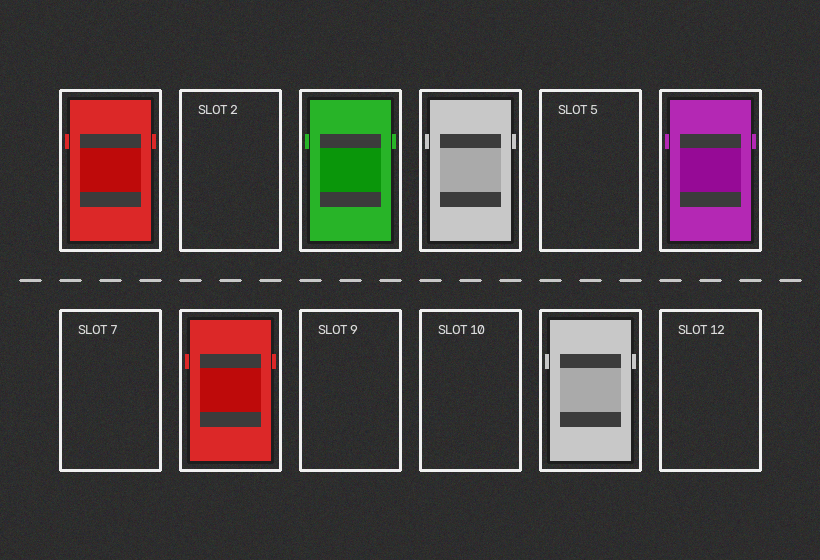
#> input picture Open Ended Practical/samples/sample_parking_lot.png, 820 x 560 px, found by its file name
$ jupyter execute Practical5.ipynb   (shell and % lines are left out)
#> lines starting #> are read from the running program, lines starting #| are printed output that depends on the picture
<a href="https://colab.research.google.com/github/Yash-k10/Machine_vision/blob/main/Practical5.ipynb" target="_parent"></a>

[cell 1]
# Install OpenCV (Run this only in Google Colab)

import cv2
import numpy as np
import matplotlib.pyplot as plt
import pandas as pd
from google.colab import files

# -----------------------------
# Upload Image
# -----------------------------
print("Upload a face image (e.g., student.jpg)")
uploaded = files.upload()
#> the answer given: sample_parking_lot.png

filename = list(uploaded.keys())[0]

# -----------------------------
# Load Image
# -----------------------------
image = cv2.imread(filename)
#> image is the input picture: shape (560, 820, 3); mean B, G, R 61.8, 61.8, 69.5

if image is None:
    print("Error: Image not found.")
    exit()

# -----------------------------
# Load Haar Cascade Classifiers
# -----------------------------
face_cascade = cv2.CascadeClassifier(
    cv2.data.haarcascades + "haarcascade_frontalface_default.xml"
)

eye_cascade = cv2.CascadeClassifier(
    cv2.data.haarcascades + "haarcascade_eye.xml"
)

# -----------------------------
# Create Different Lighting Conditions
# -----------------------------
gray = cv2.cvtColor(image, cv2.COLOR_BGR2GRAY)
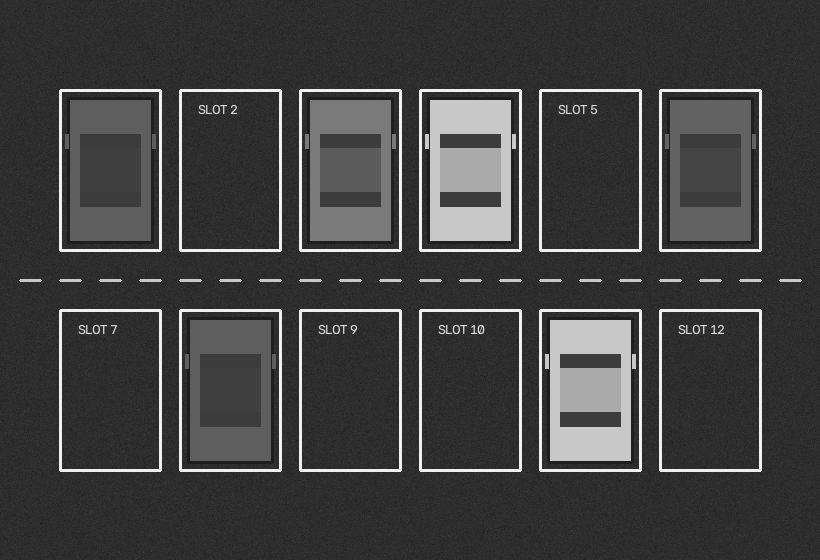
#> gray: shape (560, 820); min 26, max 240, mean 64.1

lighting_images = {
    "Normal": gray,
    "Dark": cv2.convertScaleAbs(gray, alpha=0.6, beta=-40),
    "Bright": cv2.convertScaleAbs(gray, alpha=1.4, beta=40),
    "Very Bright": cv2.convertScaleAbs(gray, alpha=2.0, beta=70)
}

results = []

plt.figure(figsize=(15,10))

for i, (condition, img) in enumerate(lighting_images.items(), 1):

    output = cv2.cvtColor(img, cv2.COLOR_GRAY2BGR)

    faces = face_cascade.detectMultiScale(
        img,
        scaleFactor=1.2,
        minNeighbors=5,
        minSize=(30,30)
    )

    face_count = len(faces)
    eye_count = 0

    for (x, y, w, h) in faces:

        cv2.rectangle(output, (x, y), (x+w, y+h), (255,0,0), 2)

        roi_gray = img[y:y+h, x:x+w]
        roi_color = output[y:y+h, x:x+w]

        eyes = eye_cascade.detectMultiScale(
            roi_gray,
            scaleFactor=1.1,
            minNeighbors=4
        )

        eye_count += len(eyes)

        for (ex, ey, ew, eh) in eyes:
            cv2.rectangle(
                roi_color,
                (ex, ey),
                (ex+ew, ey+eh),
                (0,255,0),
                2
            )

    accuracy = min((face_count/1)*100, 100)

    results.append([
        condition,
        face_count,
        eye_count,
        accuracy
    ])

    plt.subplot(2,2,i)
    plt.imshow(cv2.cvtColor(output, cv2.COLOR_BGR2RGB))
    plt.title(f"{condition}\nFaces:{face_count} Eyes:{eye_count}")
    plt.axis("off")
#> this loop made 4 passes
#> condition on passes 1 to 4: 'Normal', 'Dark', 'Bright', 'Very Bright'
#> pass 2, `output = cv2.cvtColor(img, cv2.COLOR_GRAY2BGR)`:
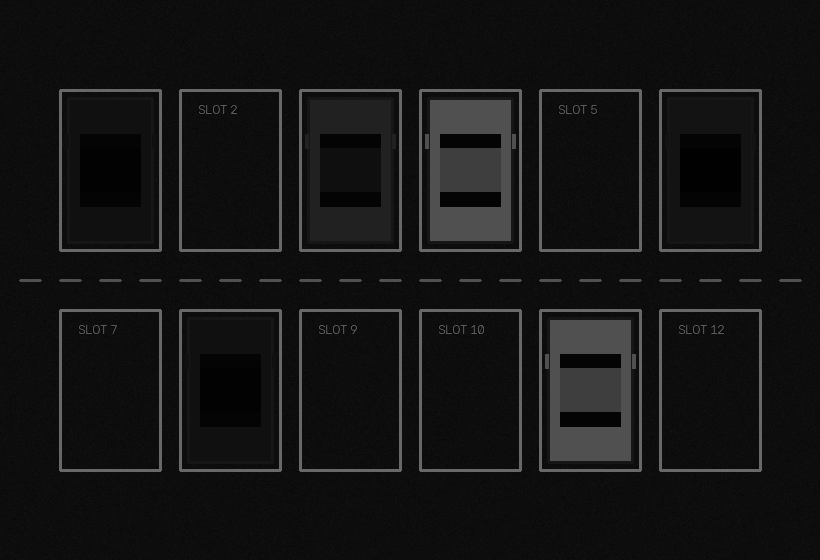
#> output: shape (560, 820, 3); min 0, max 104, mean 19.9
#> pass 3, `output = cv2.cvtColor(img, cv2.COLOR_GRAY2BGR)`:
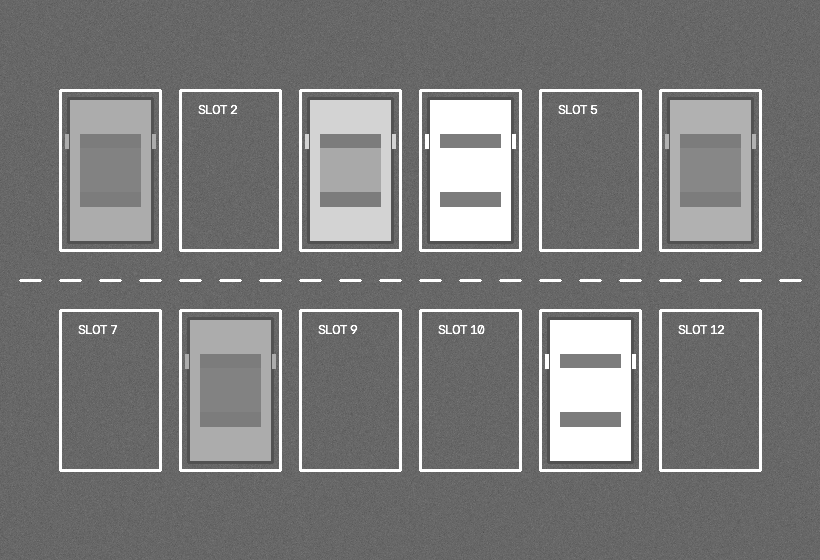
#> output: shape (560, 820, 3); min 76, max 255, mean 122.3
#> after the loop:
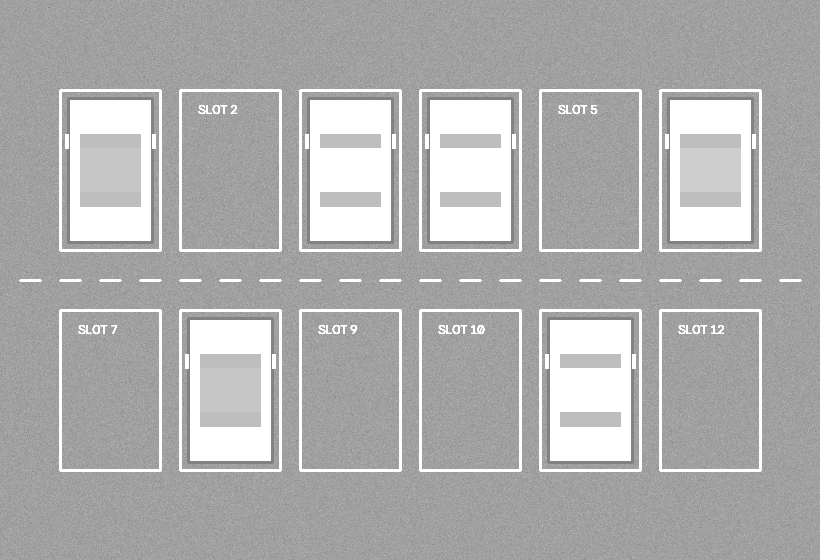
#> output: shape (560, 820, 3); min 122, max 255, mean 175.7
#> after the loop, results = [['Normal', 0, 0, 0], ['Dark', 0, 0, 0], ['Bright', 0, 0, 0], ['Very Bright', 0, 0, 0]]

plt.tight_layout()
plt.show()

# -----------------------------
# Result Table
# -----------------------------
df = pd.DataFrame(
    results,
    columns=[
        "Lighting Condition",
        "Detected Faces",
        "Detected Eyes",
        "Detection Accuracy (%)"
    ]
)
#> df = table of 4 rows and 4 columns

print("\nDetection Results\n")
print(df)
#|   Lighting Condition  Detected Faces  Detected Eyes  Detection Accuracy (%)
#| 0             Normal               0              0                     0.0
#| 1               Dark               0              0                     0.0
#| 2             Bright               0              0                     0.0
#| 3        Very Bright               0              0                     0.0

# -----------------------------
# Accuracy Graph
# -----------------------------
plt.figure(figsize=(7,5))
plt.bar(df["Lighting Condition"], df["Detection Accuracy (%)"])
plt.title("Face Detection Accuracy under Different Lighting")
plt.xlabel("Lighting Condition")
plt.ylabel("Accuracy (%)")
plt.ylim(0,110)
plt.grid(axis='y')
plt.show()
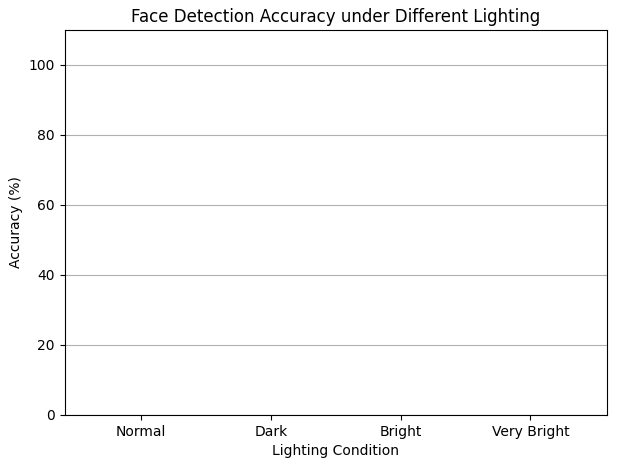
#> figure drawn by matplotlib, 1 panel

# -----------------------------
# Eye Detection Graph
# -----------------------------
plt.figure(figsize=(7,5))
plt.plot(
    df["Lighting Condition"],
    df["Detected Eyes"],
    marker='o',
    linewidth=2
)
plt.title("Eye Detection under Different Lighting")
plt.xlabel("Lighting Condition")
plt.ylabel("Detected Eyes")
plt.grid(True)
plt.show()
